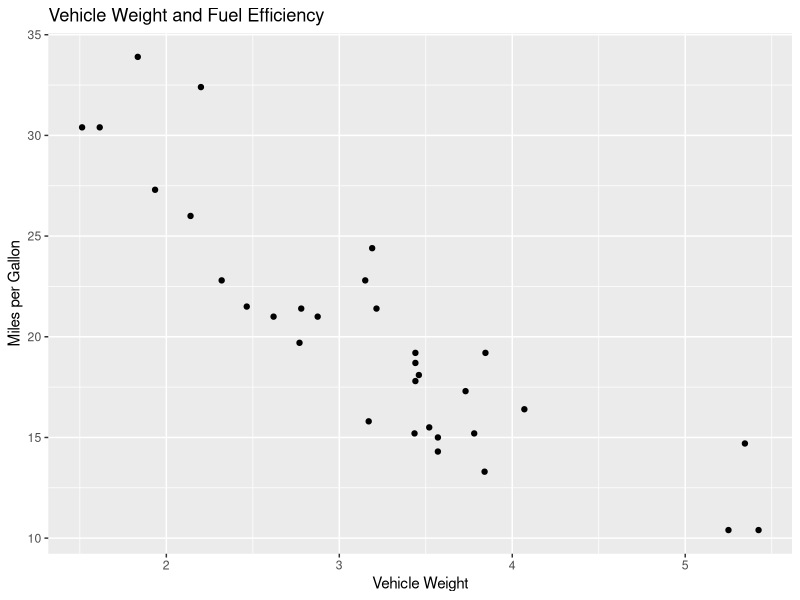

Reproduce this figure in R.
## ---- chunk 1
#| label: tidyverse-example
#| warning: false
#| message: false
#| code-fold: true

library(dplyr)
library(ggplot2)

# Summarize average fuel efficiency by number of cylinders
mtcars |>
  group_by(cyl) |>
  summarize(
    average_mpg = mean(mpg),
    number_of_cars = n()
  )

# Visualize the relationship between vehicle weight and fuel efficiency
ggplot(mtcars, aes(x = wt, y = mpg)) +
  geom_point() +
  labs(
    title = "Vehicle Weight and Fuel Efficiency",
    x = "Vehicle Weight",
    y = "Miles per Gallon"
  )
